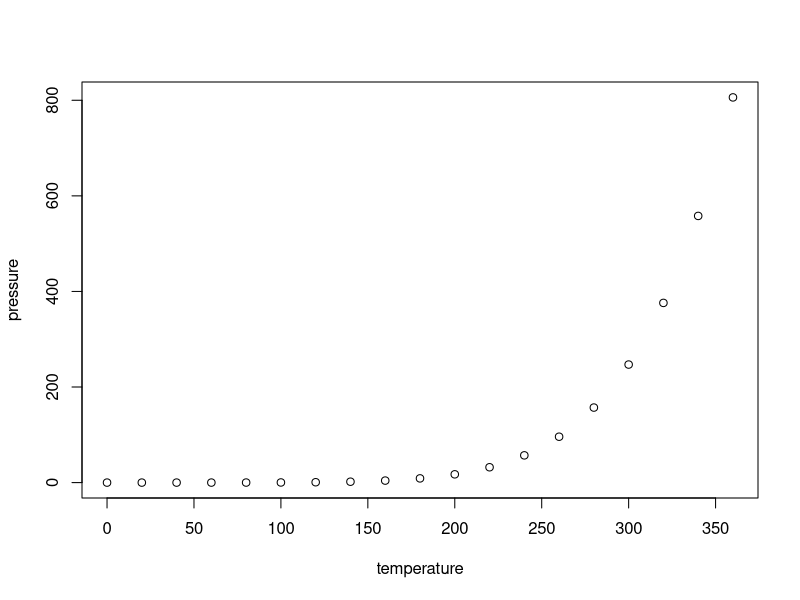
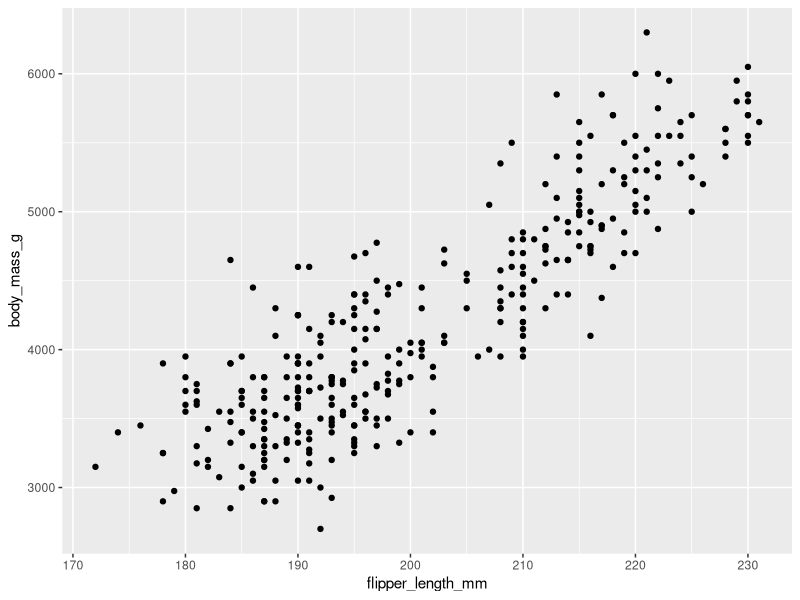

Source code (R) for these figures, in order:
## ---- chunk 1
knitr::opts_chunk$set(echo = TRUE)
## ---- chunk 2
summary(cars)
## ---- chunk 3
plot(pressure)
## ---- chunk 4

library(ggplot2)

library(palmerpenguins)

data(penguins)

View(penguins)

## ---- chunk 5

ggplot(data = penguins) +

  geom_point(mapping = aes(x = flipper_length_mm, y = body_mass_g))

